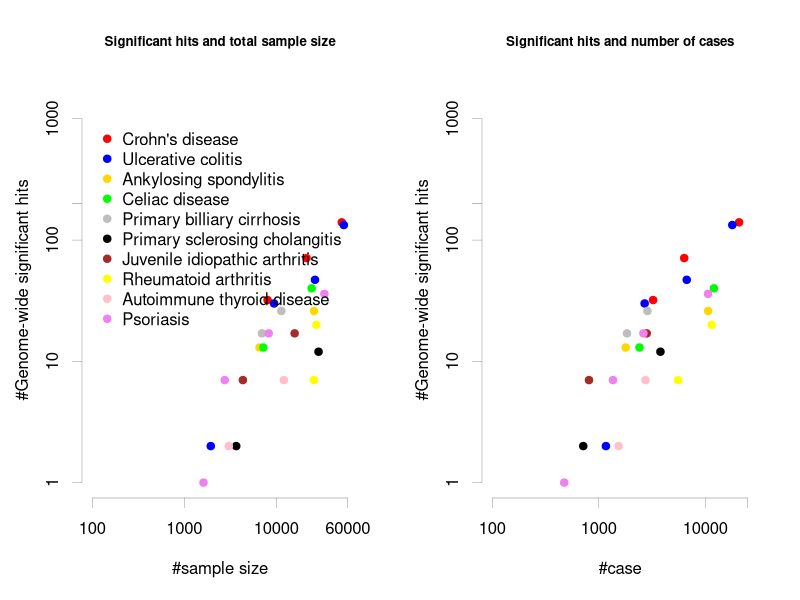

R code for this plot:
postscript("Fig1.eps", width=6.3, height=4, horizontal=F, paper="a4", pointsize=7)

#par(mfrow=c(1,2))
mat=matrix(1:2, 1,2)
layout(mat)
par(font=1)

CD=matrix(0, 3, 3)
CD[,1]=c(20719, 6333, 3230)
CD[,2]=c(30904, 15036, 4829)
CD[,3]=c(140, 71, 32)

UC=matrix(0, 4, 3)
UC[,1]=c(17888, 6687, 2693, 1167)
UC[,2]=c(36441, 19718, 6791, 777)
UC[,3]=c(133, 47, 30, 2)

AS=matrix(0, 2, 3)
AS[,1]=c(10619, 1787)
AS[,2]=c(15145, 4800)
AS[,3]=c(26, 13)

Ce=matrix(0, 2, 3)
Ce[,1]=c(12041, 2410)
Ce[,2]=c(12228, 4828)
Ce[,3]=c(40, 13)

PBS=matrix(0, 2, 3)
PBS[,1]=c(2861, 1840)
PBS[,2]=c(8514, 5163)
PBS[,3]=c(26, 17)

PSC=matrix(0, 2, 3)
PSC[,1]=c(3789, 715)
PSC[,2]=c(25079, 2962)
PSC[,3]=c(12, 2)

IM=matrix(0, 4, 3)
IM[,1]=c(10588, 2622, 1359, 474)
IM[,2]=c(22806, 5667, 1400, 1146)
IM[,3]=c(36,17, 7, 1)

JDA=matrix(0, 2, 3)
JDA[,1]=c(2816,809)
JDA[,2]=c(13056,3535)
JDA[,3]=c(17,7)

RA=matrix(0, 2, 3)
RA[,1]=c(11475,5539)
RA[,2]=c(15870,20169)
RA[,3]=c(20,7)

ATD=matrix(0, 2, 3)
ATD[,1]=c(2747, 1536)
ATD[,2]=c(9364, 1516)
ATD[,3]=c(7, 2)

#par(cex=1.3)

plot(cex.main=0.8, main="Significant hits and total sample size", log10(CD[,1]+CD[,2]), log10(CD[,3]), pch=19, col="red", xlim=c(2, log10(60000)), ylim=c(0, log10(1500)), xlab="", ylab="", axes=F)
axis(side=1, at=c(2, 3, 4, log10(60000)), labels=c("100", "1000", "10000", "60000"), lwd=0.2)
mtext("#sample size", side=1, line=3)
axis(side=2, at=c(0, 1, 2, log10(200), 3), labels=c("1", "10", "100", "200", "1000"), lwd=0.2)
mtext("#Genome-wide significant hits", side=2, line=2.5)
#lines(CD[,1]+CD[,2], CD[,3], pch=19, col="red")
points(log10(UC[,1]+UC[,2]), log10(UC[,3]), pch=19, col="blue")
#lines(UC[,1]+UC[,2],UC[,3], pch=19, col="blue")
points(log10(AS[,1]+AS[,2]), log10(AS[,3]), pch=19, col="gold")
#lines(AS[,1]+AS[,2], AS[,3], pch=19, col="gold")
points(log10(Ce[,1]+Ce[,2]), log10(Ce[,3]), pch=19, col="green")
#lines(Ce[,1]+Ce[,2], Ce[,3], pch=19, col="green")

points(log10(PBS[,1]+PBS[,2]), log10(PBS[,3]), pch=19, col="gray")

points(log10(PSC[,1]+PSC[,2]), log10(PSC[,3]), pch=19, col="black")
#lines(PSC[,1]+PSC[,2], PSC[,3], pch=19, col="black")
points(log10(JDA[,1]+JDA[,2]), log10(JDA[,3]), pch=19, col="brown")
#lines(JDA[,1]+JDA[,2], JDA[,3], pch=19, col="brown")
points(log10(RA[,1]+RA[,2]), log10(RA[,3]), pch=19, col="yellow")
#lines(RA[,1]+RA[,2], RA[,3], pch=19, col="yellow")
points(log10(ATD[,1]+ATD[,2]), log10(ATD[,3]), pch=19, col="pink")
#lines(ATD[,1]+ATD[,2], ATD[,3], pch=19, col="violet", col="pink")
points(log10(IM[,1]+IM[,2]), log10(IM[,3]), pch=19, col="violet")

legend(bty="n", x=2, y=3, legend=c("Crohn's disease", "Ulcerative colitis", "Ankylosing spondylitis", "Celiac disease", "Primary billiary cirrhosis", "Primary sclerosing cholangitis", "Juvenile idiopathic arthritis", "Rheumatoid arthritis", "Autoimmune thyroid disease","Psoriasis"),
       col=c("red", "blue", "gold", "green", "gray", "black", "brown", "yellow", "pink", "violet"), pch=19)


plot(cex.main=0.8, main="Significant hits and number of cases", log10(CD[,1]), log10(CD[,3]), pch=19, col="red", xlim=c(2, log10(25000)), ylim=c(0, log10(1500)), xlab="", ylab="", axes=FALSE)
axis(side=1, at=c(2, 3, 4, log10(25000)), labels=c("100", "1000", "10000", "25000"), lwd=0.2)
mtext("#case", side=1, line=3)
axis(side=2, at=c(0, 1, 2, log10(200), 3), labels=c("1", "10", "100", "200", "1000"), lwd=0.2)
mtext("#Genome-wide significant hits", side=2, line=2.5)
#lines(CD[,1], CD[,3], pch=19, col="red")
points(log10(UC[,1]), log10(UC[,3]), pch=19, col="blue")
#lines(UC[,1],UC[,3], pch=19, col="blue")
points(log10(AS[,1]), log10(AS[,3]), pch=19, col="gold")
#lines(AS[,1], AS[,3], pch=19, col="gold")
points(log10(Ce[,1]), log10(Ce[,3]), pch=19, col="green")
#lines(Ce[,1], Ce[,3], pch=19, col="green")

points(log10(PBS[,1]), log10(PBS[,3]), pch=19, col="gray")

points(log10(PSC[,1]), log10(PSC[,3]), pch=19, col="black")
#lines(PSC[,1], PSC[,3], pch=19, col="black")

points(log10(JDA[,1]), log10(JDA[,3]), pch=19, col="brown")
#lines(JDA[,1], JDA[,3], pch=19, col="brown")
points(log10(RA[,1]), log10(RA[,3]), pch=19, col="yellow")
#lines(RA[,1], RA[,3], pch=19, col="yellow")
points(log10(ATD[,1]), log10(ATD[,3]), pch=19, col="pink")
#lines(ATD[,1], ATD[,3], pch=19, col="violet")
points(log10(IM[,1]), log10(IM[,3]), pch=19, col="violet")
#lines(IM[,1], IM[,3], pch=19, col="pink")

cs=c(AS[,1],ATD[,1], CD[,1], Ce[,1], IM[,1], JDA[,1], PBS[,1], PSC[,1], RA[,1], UC[,1])
qtl=c(AS[,3],ATD[,3], CD[,3], Ce[,3], IM[,3], JDA[,3], PBS[,3], PSC[,3], RA[,3], UC[,3])
#plot(log10(cs), log10(qtl), xlim=c(0, log10(25000)), ylim=c(0, log10(250)), xlab="", ylab="", pch=18, axes=FALSE)
#axis(side=1, at=c(0, 1, 2, 3, 4, log10(25000)), labels=c("1", "10", "100", "1000", "10000", "25000"))
#mtext("#case", side=1, line=2)
#axis(side=2, at=c(0, 1, 2, log10(250)), labels=c("1", "10", "100", "250"))
#mtext("#GWAS hits", side=2, line=2)
reg=lm(qtl~log10(cs))
reg1=lm(qtl~cs)
reg2=lm(log10(qtl)~log10(cs))

#par(cex=0.8)
#plot(x=NULL, y=NULL, xlim=c(0, 30), ylim=c(1, 10), axes=FALSE, xlab="", ylab="")

dev.off()